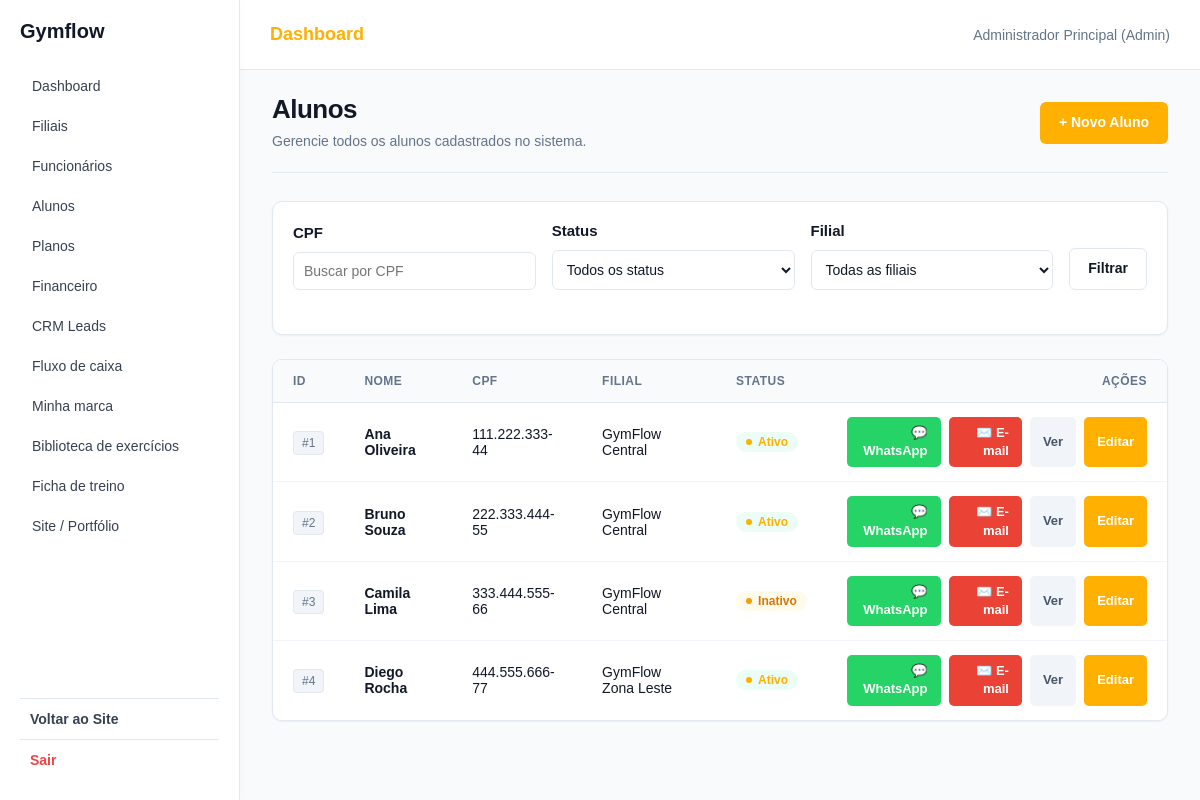
The app's page /app/controllers/AlunoController.php?acao=listar (signed in) with its own data.
### tables this page shows
CREATE TABLE alunos (
    id INT AUTO_INCREMENT PRIMARY KEY,
    filial_id INT NOT NULL,
    professor_id INT DEFAULT NULL,
    nome VARCHAR(100) NOT NULL,
    cpf VARCHAR(14) NOT NULL UNIQUE,
    rg VARCHAR(20),
    sexo VARCHAR(15) NOT NULL,
    nascimento DATE NOT NULL,
    email VARCHAR(100) NOT NULL,
    telefone VARCHAR(15) NOT NULL,
    endereco TEXT,
    status VARCHAR(20) NOT NULL DEFAULT 'Ativo',
    criado_em DATETIME DEFAULT CURRENT_TIMESTAMP,
    FOREIGN KEY (filial_id) REFERENCES filiais(id) ON DELETE RESTRICT,
    FOREIGN KEY (professor_id) REFERENCES users(id) ON DELETE SET NULL
);

CREATE TABLE filiais (
    id INT AUTO_INCREMENT PRIMARY KEY,
    company_id INT NOT NULL,
    nome VARCHAR(100) NOT NULL,
    cnpj VARCHAR(18) NOT NULL,
    telefone VARCHAR(15) NOT NULL,
    endereco TEXT NULL,
    numero VARCHAR(20) NULL,
    complemento VARCHAR(100) NULL,
    email VARCHAR(100) NULL,
    responsavel VARCHAR(100) NOT NULL,
    ativo BOOLEAN NOT NULL DEFAULT TRUE,
    latitude DECIMAL(10,8) DEFAULT NULL,
    longitude DECIMAL(11,8) DEFAULT NULL,
    CONSTRAINT uq_filiais_cnpj UNIQUE (company_id, cnpj),
    FOREIGN KEY (company_id) REFERENCES companies(id) ON DELETE CASCADE
);

### app/models/Aluno.php (called while the page is built, shortened)
<?php
require_once __DIR__ . '/Database.php';
$operacao = $operacao ?? '';
if ($operacao === 'listar') {
    $cpf = trim($cpf ?? '');
    $sql = "SELECT a.*, f.nome AS nome_filial FROM alunos a INNER JOIN filiais f ON f.id = a.filial_id WHERE f.company_id = :company_id";
    $parametros = [':company_id' => $_SESSION['company_id'] ?? 0];
    $sql .= " ORDER BY a.nome";
    $stmt = $pdo->prepare($sql);
    $stmt->execute($parametros);
    $alunos = $stmt->fetchAll();
}
elseif ($operacao === 'listar_filiais') {
    $company_id = $_SESSION['company_id'] ?? 0;
    $stmt = $pdo->prepare("SELECT id, nome FROM filiais WHERE ativo = TRUE AND company_id = ? ORDER BY nome");
    $stmt->execute([$company_id]);
    $filiais = $stmt->fetchAll();
}

### app/views/alunos/index.php (the view, shortened to what this page needs)
<?php
include __DIR__ . '/../shared/header.php';
include __DIR__ . '/../shared/sidebar.php';
?>
<link rel="stylesheet" href="<?= BASE_URL ?>/assets/css/jorge-financeiro.css">
<main class="conteudo financeiro-page">
    <div class="fin-page-header">
        <div class="fin-header-info">
            <h1>Alunos</h1>
            <p>Gerencie todos os alunos cadastrados no sistema.</p>
        </div>
        <div class="fin-header-actions">
            <a href="<?= $baseUrl ?>?acao=cadastrar" class="fin-btn fin-btn-primary">
                + Novo Aluno
            </a>
        </div>
    </div>
    <section class="fin-table-card" style="margin-bottom: 24px;">
        <form action="<?= $baseUrl ?>" method="GET" class="fin-form-grid" style="display: flex; gap: 16px; align-items: flex-end; padding: 20px;">
            <div class="fin-form-group" style="flex: 1;">
                <label>CPF</label>
                <input type="text" name="cpf" class="fin-input" placeholder="Buscar por CPF" value="<?= htmlspecialchars($cpf) ?>">
            </div>
            <div class="fin-form-group" style="flex: 1;">
                <label>Status</label>
                <select name="status" class="fin-select">
                    <option value="">Todos os status</option>
                </select>
            </div>
            <div class="fin-form-group" style="flex: 1;">
                <label>Filial</label>
                <select name="filial_id" class="fin-select">
                    <option value="">Todas as filiais</option>
                </select>
            </div>
            <div class="fin-form-group">
                <button type="submit" class="fin-btn fin-btn-secondary">Filtrar</button>
            </div>
        </form>
    </section>
    <section class="fin-table-card">
        <div class="fin-table-responsive">
            <table class="fin-table">
                <thead>
                    <tr>
                        <th>ID</th>
                        <th>Nome</th>
                        <th>CPF</th>
                        <th>Filial</th>
                        <th>Status</th>
                        <th style="text-align: right;">Ações</th>
                    </tr>
                </thead>
                <tbody>
                    <?php if (count($alunos) === 0): ?>
                        <tr>
                            <td colspan="6" style="text-align: center; padding: 32px; color: var(--fin-text-muted);">Nenhum aluno encontrado.</td>
                        </tr>
                    <?php else: ?>
                        <?php foreach ($alunos as $aluno): ?>
                            <tr>
                                <td><span class="fin-badge-categoria">#<?= htmlspecialchars($aluno['id']) ?></span></td>
                                <td><strong><?= htmlspecialchars($aluno['nome']) ?></strong></td>
                                <td><?= htmlspecialchars($aluno['cpf']) ?></td>
                                <td><?= htmlspecialchars($aluno['nome_filial']) ?></td>
                                <td>
                                    <?php if ($aluno['status'] === 'Ativo'): ?>
                                        <span class="fin-badge fin-badge-pago">Ativo</span>
                                    <?php else: ?>
                                        <span class="fin-badge fin-badge-aberto">Inativo</span>
                                    <?php endif; ?>
                                </td>
                                <td style="text-align: right;">
                                    <div class="fin-actions-dropdown" style="display: inline-flex; gap: 8px;">
                                        <?php
                                            $whatsappNumber = preg_replace('/\D/', '', $aluno['telefone'] ?? '');
                                            if (!empty($whatsappNumber)):
                                        ?>
                                            <a href="https://wa.me/55<?= $whatsappNumber ?>" target="_blank" class="fin-btn fin-btn-sm" style="background: #25D366; color: white;">💬 WhatsApp</a>
                                        <?php endif; ?>
                                        <?php if (!empty($aluno['email'])): ?>
                                            <a href="https://mail.google.com/mail/?view=cm&fs=1&to=<?= urlencode($aluno['email']) ?>" target="_blank" class="fin-btn fin-btn-sm" style="background: #EA4335; color: white;">✉️ E-mail</a>
                                        <?php endif; ?>
                                        <a href="<?= $baseUrl ?>?acao=visualizar&id=<?= $aluno['id'] ?>" class="fin-btn fin-btn-sm" style="background: #f1f5f9; color: #475569;">Ver</a>
                                        <a href="<?= $baseUrl ?>?acao=editar&id=<?= $aluno['id'] ?>" class="fin-btn fin-btn-primary fin-btn-sm">Editar</a>
                                    </div>
                                </td>
                            </tr>
                        <?php endforeach; ?>
                    <?php endif; ?>
                </tbody>
            </table>
        </div>
    </section>
</main>
<?php include __DIR__ . '/../shared/footer.php'; ?>

### assets/css/global.css (style rules this page uses)
:root { --cor-primaria: #10b981; --cor-primaria-hover: #059669; --cor-fundo: #ffffff; --cor-branca: #ffffff; --cor-texto: #111827; --cor-texto-secundario: #64748b; --cor-borda: #e2e8f0; --cor-sucesso: #10b981; --cor-aviso: #f59e0b; --cor-perigo: #ef4444; }
* { box-sizing: border-box; }
body { margin: 0; min-height: 100vh; font-family: Arial, Helvetica, sans-serif; font-size: 15px; background-color: white; color: var(--cor-texto); }
h1, h2, h3, h4 { margin-top: 0; color: var(--cor-texto); }
h1 { font-size: 28px; }
p { line-height: 1.5; }
a { color: var(--cor-primaria); text-decoration: none; }
label { display: block; margin-bottom: 5px; font-weight: bold; }
input, select, textarea { width: 100%; padding: 10px; font-family: inherit; font-size: 14px; color: var(--cor-texto); background-color: var(--cor-branca); border: 1px solid var(--cor-borda); border-radius: 6px; }
button, input[type="submit"], input[type="button"], .btn { padding: 10px 18px; border: none; border-radius: 6px; background-color: var(--cor-primaria); color: white; font-family: inherit; font-size: 14px; cursor: pointer; }
table { width: 100%; border-collapse: collapse; background-color: white; }
th, td { padding: 10px; text-align: left; border-bottom: 1px solid var(--cor-borda); }
th { background-color: #f8fafc; }

### assets/css/layout.css (style rules this page uses)
main, .conteudo, .main-content { padding: 25px 30px; box-sizing: border-box; }

### records on screen
alunos: id "1", nome "Ana Oliveira", cpf "111.222.333-44", filial.nome "GymFlow Central", status "Ativo"
alunos: id "2", nome "Bruno Souza", cpf "222.333.444-55", filial.nome "GymFlow Central", status "Ativo"
alunos: id "3", nome "Camila Lima", cpf "333.444.555-66", filial.nome "GymFlow Central", status "Inativo"
alunos: id "4", nome "Diego Rocha", cpf "444.555.666-77", filial.nome "GymFlow Zona Leste", status "Ativo"

### other values on screen
$titulo "Dashboard"
$usuario "Administrador Principal"
$role "Admin"
$nomePainel "Gymflow"
